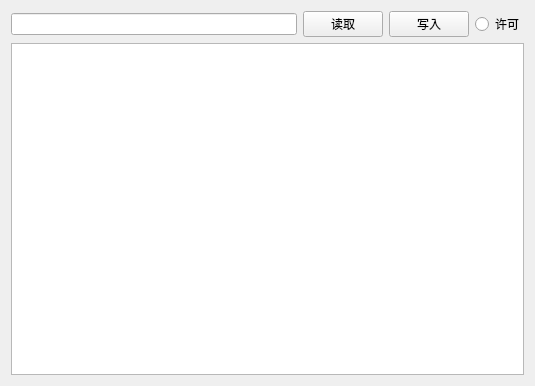
<?xml version="1.0" encoding="UTF-8"?>
<ui version="4.0">
 <class>main_widget</class>
 <widget class="QWidget" name="main_widget">
  <property name="geometry">
   <rect>
    <x>0</x>
    <y>0</y>
    <width>535</width>
    <height>386</height>
   </rect>
  </property>
  <property name="minimumSize">
   <size>
    <width>450</width>
    <height>300</height>
   </size>
  </property>
  <property name="windowTitle">
   <string>main_widget</string>
  </property>
  <layout class="QHBoxLayout" name="horizontalLayout_2">
   <item>
    <layout class="QVBoxLayout" name="verticalLayout">
     <item>
      <layout class="QHBoxLayout" name="horizontalLayout">
       <item>
        <widget class="QLineEdit" name="folderPath"/>
       </item>
       <item>
        <widget class="QPushButton" name="readButton">
         <property name="text">
          <string>读取</string>
         </property>
        </widget>
       </item>
       <item>
        <widget class="QPushButton" name="writeButton">
         <property name="text">
          <string>写入</string>
         </property>
        </widget>
       </item>
       <item>
        <widget class="QRadioButton" name="licenseButton">
         <property name="text">
          <string>许可</string>
         </property>
        </widget>
       </item>
      </layout>
     </item>
     <item>
      <widget class="Tree" name="mainTree">
       <property name="columnCount">
        <number>0</number>
       </property>
      </widget>
     </item>
    </layout>
   </item>
  </layout>
 </widget>
 <customwidgets>
  <customwidget>
   <class>Tree</class>
   <extends>QTreeWidget</extends>
   <header location="global">gui/enhancedTree.hpp</header>
  </customwidget>
 </customwidgets>
 <resources/>
 <connections/>
</ui>
